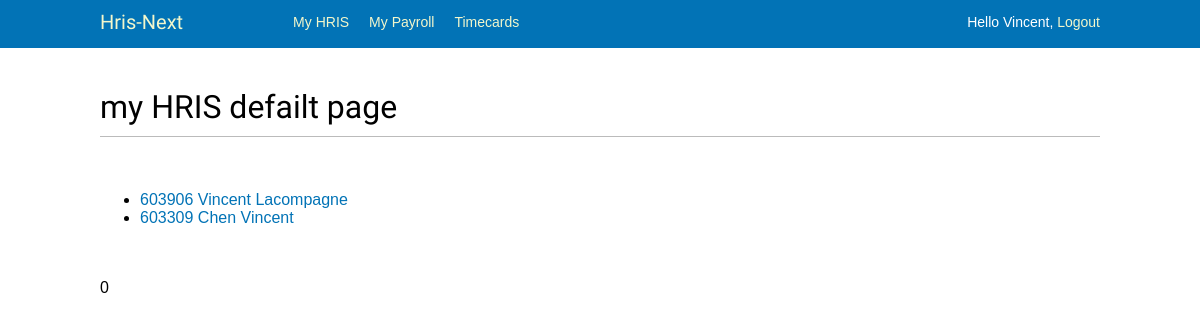
The page /hris/ (signed in) on the database as committed earlier.
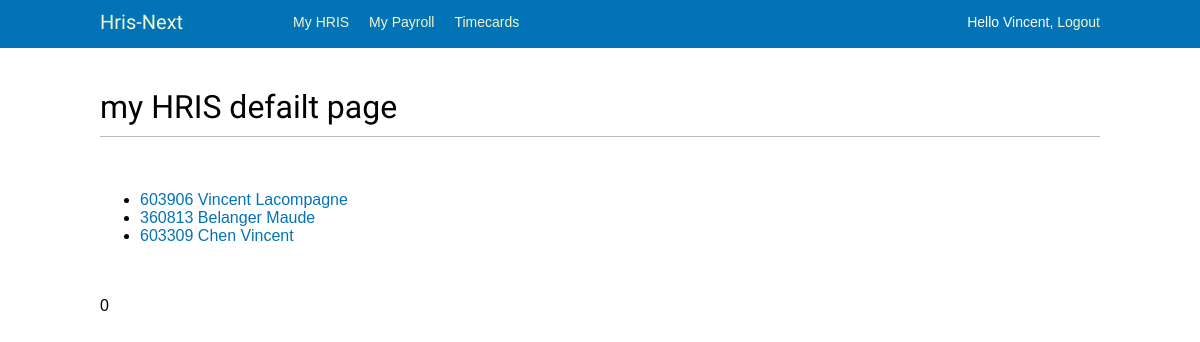
The same page on the database as committed later.
### hris/models.py (models this page shows, shortened)
class Employee(models.Model):
    first_name = models.CharField(max_length=50, help_text='Enter employee\'s first name')
    last_name = models.CharField(max_length=50, help_text='Enter employee\'s last name')
    birthdate = models.DateField()
    sin_number = models.IntegerField()
    salary = models.DecimalField(max_digits = 16, decimal_places = 5)
    employee_number = models.IntegerField()
    hire_date = models.DateField()
    street_no = models.CharField(max_length=10, default=' ',help_text='Enter employee\'s address')
    street_name = models.CharField(max_length=50, default=' ',help_text='Enter employee\'s address')
    city = models.CharField(max_length=50, default=' ', help_text='Enter employee\'s address')
    post_code = models.CharField(max_length=7, default=' ',help_text='Enter employee\'s postal code')
    class Meta:
        ordering = ['last_name', 'first_name','birthdate']

### hris/views.py (the view)
# urls.py: path('', views.index, name='index'),
@login_required(login_url='/accounts/login')
def index(request):
    latest_employees_list = Employee.objects.all()
    num_visits = request.session.get('num_visits', 0)
    request.session['num_visits'] = num_visits + 1
    context = {
        'latest_employees_list' : latest_employees_list ,
        'num_visits' : num_visits,
    }
    return render(request, 'hris/index.html', context=context)

### hris/templates/hris/index.html
{% extends "base_generic.html" %}
{% load static %}
{% block content %}
<link rel="stylesheet" type="text/css" href="{% static 'css/base.css' %}">
<h1>my HRIS defailt page</h1>
<br>
{% if latest_employees_list %}
    <ul>
    {% for employee in latest_employees_list %}
        <li><a href="{% url "hris:employee-detail" employee.id %}">{{ employee.employee_number }}  {{ employee.first_name }}  {{ employee.last_name }}</a></li>
    {% endfor %}
            <br>
    </ul>
{% else %}
    <p>No employee are available.</p>
{% endif %}
<br>
{{ num_visits }}
{% endblock %}

Rows that differ between the two databases and show on the page:
added Employee: employee_number "360813", first_name "Belanger", last_name "Maude"
